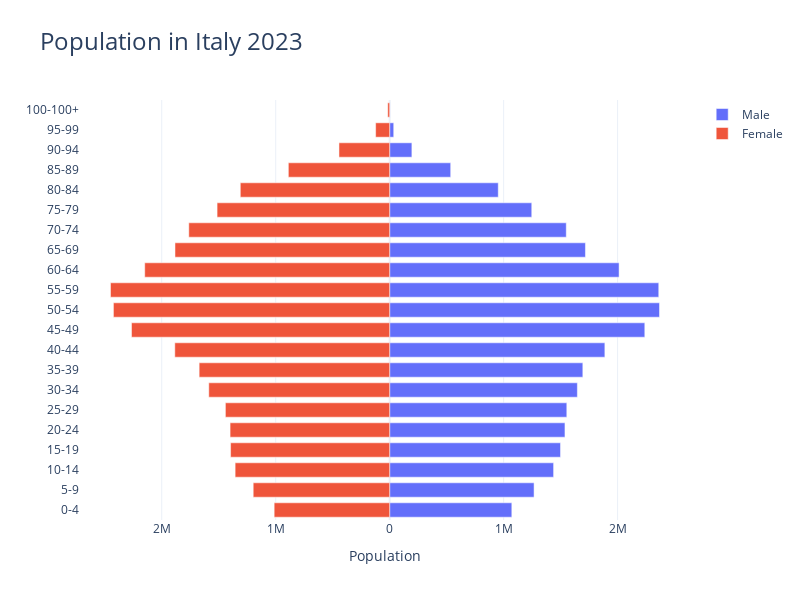
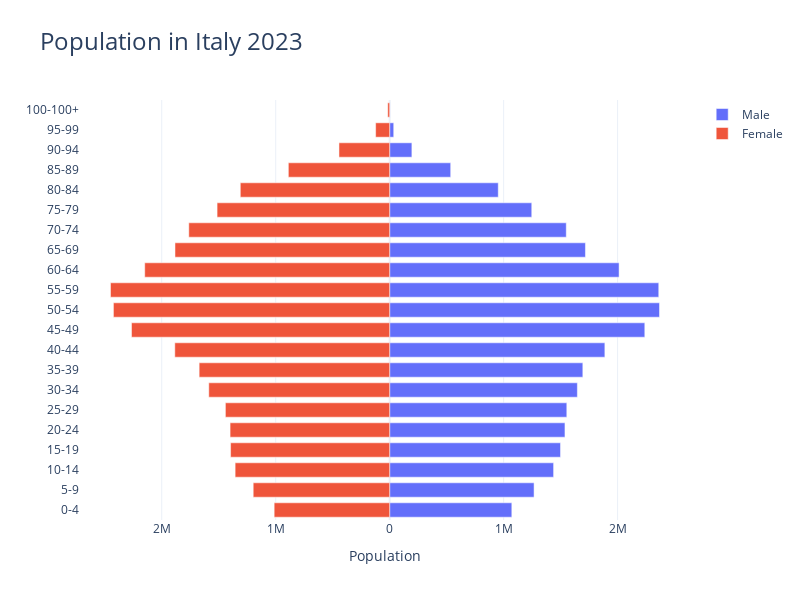

Here is the notebook cell these charts were saved with, in order:
### Code cell
import plotly.graph_objects as go
import pandas as pd
import ipywidgets as widgets

# Assuming you have imported pop_italy_agg DataFrame

def plot_func(df, year):
    I = df['year'] == year

    fig = go.Figure()

    # Adding male population data as positive values
    fig.add_trace(go.Bar(
        y=df.loc[I, 'age_group'],
        x=df.loc[I, 'Totale maschi'],
        name='Male',
        orientation='h'
    ))

    # Adding female population data as negative values to plot in opposite direction
    fig.add_trace(go.Bar(
        y=df.loc[I, 'age_group'],
        x=df.loc[I, 'Totale femmine'] * -1,  # Multiplying by -1 to plot in opposite direction
        name='Female',
        orientation='h'
    ))

    fig.update_layout(
        template='plotly_white',
        title=f'Population in Italy {year}',
        title_font_size=24,
        barmode='relative',
        bargap=0.1,  # Adjust as needed
        bargroupgap=0.2,  # Adjust as needed
        xaxis_title='Population',
        xaxis=dict(
            tickvals=[-2000000, -1000000, 0, 1000000, 2000000],
            ticktext=['2M', '1M', '0', '1M', '2M']
        ),
        width=800,
        height=600
    )
    fig.show()

# Create an interactive widget with a slider to choose the year
widgets.interact(plot_func,
                 df=widgets.fixed(pop_italy_agg),
                 year=widgets.IntSlider(description='Year',
                                        min=pop_italy_agg['year'].min(),
                                        max=pop_italy_agg['year'].max(),
                                        step=1,
                                        value=pop_italy_agg['year'].min())
                )

### Figure 1 — Plotly figure (JSON) as saved in the notebook; plotly's stock layout.template omitted (floating-point values rounded to 4 significant figures)
{"data": [{"name": "Male", "orientation": "h", "type": "bar", "x": [1071800, 1267059, 1438429, 1499125, 1538083, 1554288, 1646844, 1694901, 1888147, 2238651, 2367613, 2360997, 2012922, 1717751, 1549520, 1246635, 952683, 535410, 194981, 35539, 3454], "y": ["0-4", "5-9", "10-14", "15-19", "20-24", "25-29", "30-34", "35-39", "40-44", "45-49", "50-54", "55-59", "60-64", "65-69", "70-74", "75-79", "80-84", "85-89", "90-94", "95-99", "100-100+"]}, {"name": "Female", "orientation": "h", "type": "bar", "x": [-1013444, -1197388, -1355979, -1395983, -1400261, -1441382, -1587279, -1671762, -1885417, -2265326, -2423852, -2449604, -2149368, -1883761, -1762660, -1514300, -1310541, -889066, -444801, -123204, -16991], "y": ["0-4", "5-9", "10-14", "15-19", "20-24", "25-29", "30-34", "35-39", "40-44", "45-49", "50-54", "55-59", "60-64", "65-69", "70-74", "75-79", "80-84", "85-89", "90-94", "95-99", "100-100+"]}], "layout": {"bargap": 0.1, "bargroupgap": 0.2, "barmode": "relative", "height": 600, "title": {"font": {"size": 24}, "text": "Population in Italy 2023"}, "width": 800, "xaxis": {"ticktext": ["2M", "1M", "0", "1M", "2M"], "tickvals": [-2000000, -1000000, 0, 1000000, 2000000], "title": {"text": "Population"}}}}

### Figure 2 — Plotly figure (JSON) as saved in the notebook; plotly's stock layout.template omitted (floating-point values rounded to 4 significant figures)
{"data": [{"name": "Male", "orientation": "h", "type": "bar", "x": [1071800, 1267059, 1438429, 1499125, 1538083, 1554288, 1646844, 1694901, 1888147, 2238651, 2367613, 2360997, 2012922, 1717751, 1549520, 1246635, 952683, 535410, 194981, 35539, 3454], "y": ["0-4", "5-9", "10-14", "15-19", "20-24", "25-29", "30-34", "35-39", "40-44", "45-49", "50-54", "55-59", "60-64", "65-69", "70-74", "75-79", "80-84", "85-89", "90-94", "95-99", "100-100+"]}, {"name": "Female", "orientation": "h", "type": "bar", "x": [-1013444, -1197388, -1355979, -1395983, -1400261, -1441382, -1587279, -1671762, -1885417, -2265326, -2423852, -2449604, -2149368, -1883761, -1762660, -1514300, -1310541, -889066, -444801, -123204, -16991], "y": ["0-4", "5-9", "10-14", "15-19", "20-24", "25-29", "30-34", "35-39", "40-44", "45-49", "50-54", "55-59", "60-64", "65-69", "70-74", "75-79", "80-84", "85-89", "90-94", "95-99", "100-100+"]}], "layout": {"bargap": 0.1, "bargroupgap": 0.2, "barmode": "relative", "height": 600, "title": {"font": {"size": 24}, "text": "Population in Italy 2023"}, "width": 800, "xaxis": {"ticktext": ["2M", "1M", "0", "1M", "2M"], "tickvals": [-2000000, -1000000, 0, 1000000, 2000000], "title": {"text": "Population"}}}}
